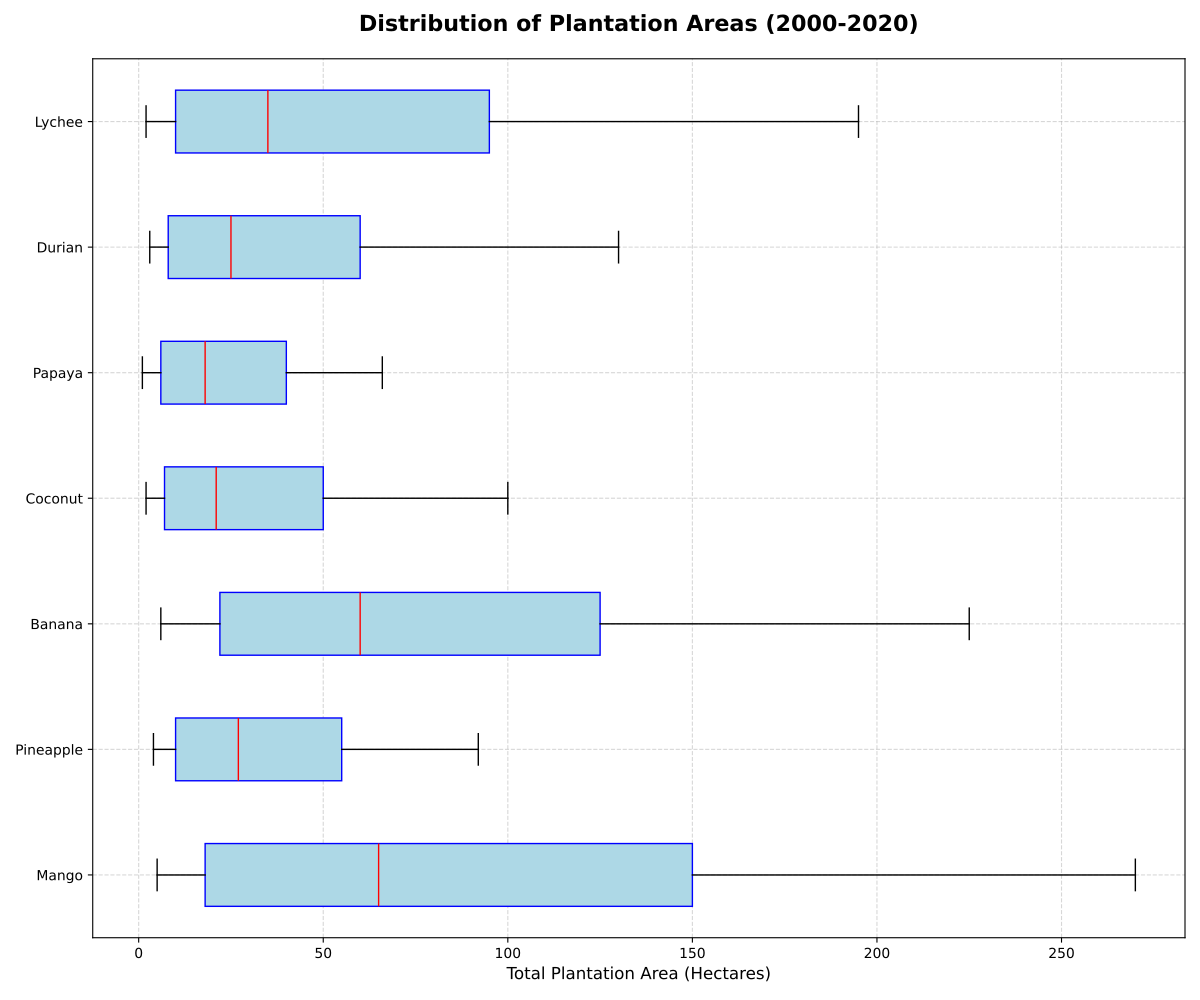

The Python source for this figure:
import numpy as np
import matplotlib.pyplot as plt

# Define plantation area data (in hectares) for different fruits in "Tropical Bay"
mango = np.array([5, 7, 8, 10, 14, 18, 22, 30, 40, 52, 65, 80, 98, 115, 135, 150, 170, 195, 220, 245, 270])
pineapple = np.array([4, 5, 6, 7, 9, 10, 12, 15, 18, 22, 27, 32, 40, 45, 50, 55, 62, 70, 78, 85, 92])
banana = np.array([6, 8, 10, 14, 18, 22, 28, 35, 42, 50, 60, 70, 85, 95, 110, 125, 140, 160, 182, 200, 225])
coconut = np.array([2, 3, 4, 5, 6, 7, 9, 11, 14, 17, 21, 25, 30, 35, 42, 50, 58, 68, 78, 88, 100])
papaya = np.array([1, 2, 3, 4, 5, 6, 8, 10, 12, 15, 18, 22, 25, 30, 35, 40, 45, 50, 55, 60, 66])
# Additional made-up data for new fruits
durian = np.array([3, 4, 5, 6, 7, 8, 10, 13, 16, 20, 25, 30, 35, 42, 50, 60, 72, 85, 100, 115, 130])
lychee = np.array([2, 3, 4, 6, 8, 10, 13, 17, 22, 28, 35, 45, 55, 67, 80, 95, 110, 130, 150, 172, 195])

# Stack the data for boxplot
plantation_data = [mango, pineapple, banana, coconut, papaya, durian, lychee]

# Create the horizontal box plot
fig, ax = plt.subplots(figsize=(12, 10))

fruit_labels = ['Mango', 'Pineapple', 'Banana', 'Coconut', 'Papaya', 'Durian', 'Lychee']

ax.boxplot(plantation_data, vert=False, patch_artist=True, labels=fruit_labels,
           boxprops=dict(facecolor='lightblue', color='blue'),
           whiskerprops=dict(color='black'),
           capprops=dict(color='black'),
           medianprops=dict(color='red'))

ax.set_title("Distribution of Plantation Areas (2000-2020)", fontsize=16, fontweight='bold', pad=20)
ax.set_xlabel('Total Plantation Area (Hectares)', fontsize=12)
ax.grid(linestyle='--', alpha=0.5)

plt.tight_layout()
plt.show()
